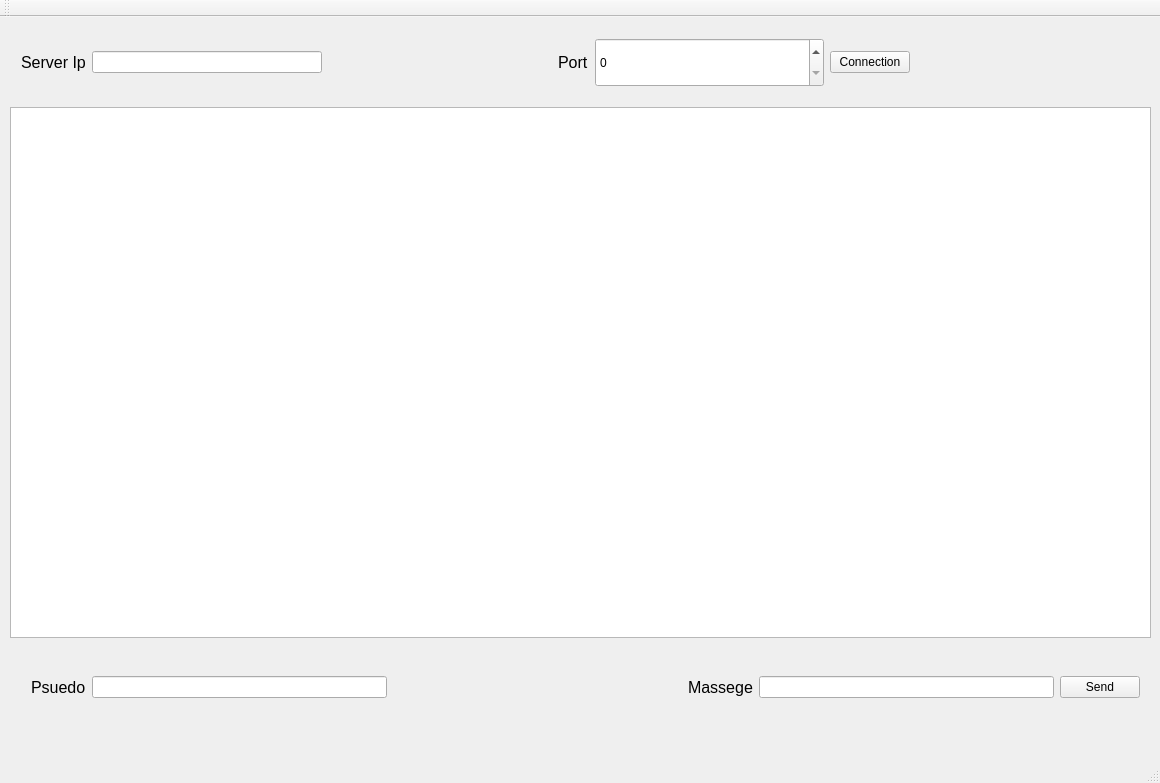
<?xml version="1.0" encoding="UTF-8"?>
<ui version="4.0">
 <class>MainWindow</class>
 <widget class="QMainWindow" name="MainWindow">
  <property name="geometry">
   <rect>
    <x>0</x>
    <y>0</y>
    <width>1160</width>
    <height>783</height>
   </rect>
  </property>
  <property name="windowTitle">
   <string>MainWindow</string>
  </property>
  <widget class="QWidget" name="centralWidget">
   <widget class="QTextEdit" name="_chat_text">
    <property name="geometry">
     <rect>
      <x>10</x>
      <y>90</y>
      <width>1141</width>
      <height>531</height>
     </rect>
    </property>
   </widget>
   <widget class="QWidget" name="layoutWidget">
    <property name="geometry">
     <rect>
      <x>10</x>
      <y>10</y>
      <width>1141</width>
      <height>71</height>
     </rect>
    </property>
    <layout class="QHBoxLayout" name="horizontalLayout">
     <item>
      <widget class="QLabel" name="_server_ip_txt">
       <property name="text">
        <string>&lt;html&gt;&lt;head/&gt;&lt;body&gt;&lt;p&gt;&lt;span style=&quot; font-size:12pt;&quot;&gt;Server Ip&lt;/span&gt;&lt;/p&gt;&lt;/body&gt;&lt;/html&gt;</string>
       </property>
      </widget>
     </item>
     <item>
      <widget class="QLineEdit" name="_server_ip">
       <property name="sizePolicy">
        <sizepolicy hsizetype="Expanding" vsizetype="Fixed">
         <horstretch>0</horstretch>
         <verstretch>0</verstretch>
        </sizepolicy>
       </property>
      </widget>
     </item>
     <item>
      <spacer name="horizontalSpacer">
       <property name="orientation">
        <enum>Qt::Horizontal</enum>
       </property>
       <property name="sizeHint" stdset="0">
        <size>
         <width>40</width>
         <height>20</height>
        </size>
       </property>
      </spacer>
     </item>
     <item>
      <widget class="QLabel" name="_port_txt">
       <property name="text">
        <string>&lt;html&gt;&lt;head/&gt;&lt;body&gt;&lt;p&gt;&lt;span style=&quot; font-size:12pt;&quot;&gt;Port&lt;/span&gt;&lt;/p&gt;&lt;/body&gt;&lt;/html&gt;</string>
       </property>
      </widget>
     </item>
     <item>
      <widget class="QSpinBox" name="_port">
       <property name="sizePolicy">
        <sizepolicy hsizetype="Expanding" vsizetype="Minimum">
         <horstretch>0</horstretch>
         <verstretch>0</verstretch>
        </sizepolicy>
       </property>
       <property name="maximum">
        <number>10000000</number>
       </property>
      </widget>
     </item>
     <item>
      <widget class="QPushButton" name="_connection_button">
       <property name="text">
        <string>Connection</string>
       </property>
      </widget>
     </item>
     <item>
      <spacer name="horizontalSpacer_2">
       <property name="orientation">
        <enum>Qt::Horizontal</enum>
       </property>
       <property name="sizeHint" stdset="0">
        <size>
         <width>40</width>
         <height>20</height>
        </size>
       </property>
      </spacer>
     </item>
    </layout>
   </widget>
   <widget class="QWidget" name="layoutWidget">
    <property name="geometry">
     <rect>
      <x>20</x>
      <y>630</y>
      <width>1131</width>
      <height>81</height>
     </rect>
    </property>
    <layout class="QHBoxLayout" name="horizontalLayout_2">
     <item>
      <widget class="QLabel" name="_psuedo_txt">
       <property name="text">
        <string>&lt;html&gt;&lt;head/&gt;&lt;body&gt;&lt;p&gt;&lt;span style=&quot; font-size:12pt;&quot;&gt;Psuedo&lt;/span&gt;&lt;/p&gt;&lt;/body&gt;&lt;/html&gt;</string>
       </property>
      </widget>
     </item>
     <item>
      <widget class="QLineEdit" name="_psuedo"/>
     </item>
     <item>
      <spacer name="horizontalSpacer_3">
       <property name="orientation">
        <enum>Qt::Horizontal</enum>
       </property>
       <property name="sizeHint" stdset="0">
        <size>
         <width>40</width>
         <height>20</height>
        </size>
       </property>
      </spacer>
     </item>
     <item>
      <widget class="QLabel" name="_massege_txt">
       <property name="text">
        <string>&lt;html&gt;&lt;head/&gt;&lt;body&gt;&lt;p&gt;&lt;span style=&quot; font-size:12pt;&quot;&gt;Massege&lt;/span&gt;&lt;/p&gt;&lt;/body&gt;&lt;/html&gt;</string>
       </property>
      </widget>
     </item>
     <item>
      <widget class="QLineEdit" name="_massege">
       <property name="sizePolicy">
        <sizepolicy hsizetype="Expanding" vsizetype="Fixed">
         <horstretch>0</horstretch>
         <verstretch>0</verstretch>
        </sizepolicy>
       </property>
      </widget>
     </item>
     <item>
      <widget class="QPushButton" name="_send_button">
       <property name="styleSheet">
        <string notr="true"/>
       </property>
       <property name="text">
        <string>Send</string>
       </property>
      </widget>
     </item>
    </layout>
   </widget>
  </widget>
  <widget class="QMenuBar" name="menuBar">
   <property name="geometry">
    <rect>
     <x>0</x>
     <y>0</y>
     <width>1160</width>
     <height>20</height>
    </rect>
   </property>
  </widget>
  <widget class="QToolBar" name="mainToolBar">
   <attribute name="toolBarArea">
    <enum>TopToolBarArea</enum>
   </attribute>
   <attribute name="toolBarBreak">
    <bool>false</bool>
   </attribute>
  </widget>
  <widget class="QStatusBar" name="statusBar"/>
 </widget>
 <layoutdefault spacing="6" margin="11"/>
 <resources/>
 <connections/>
</ui>
